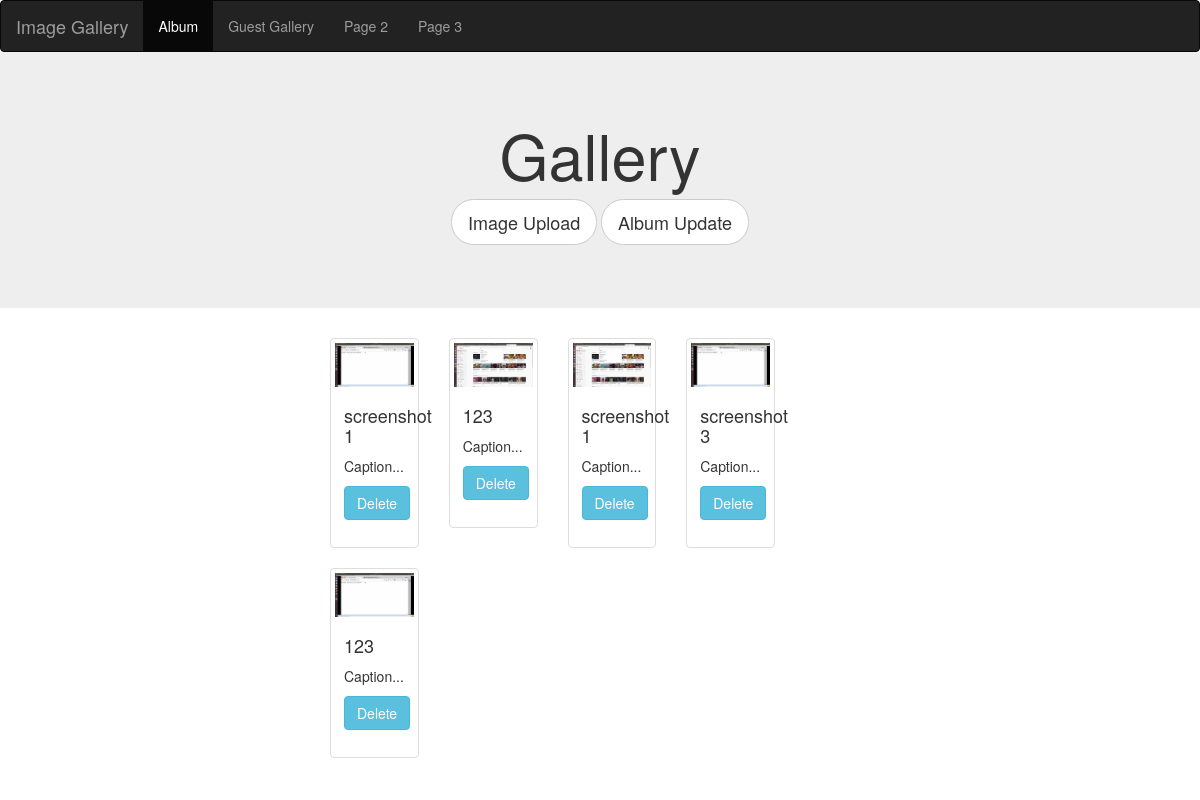
Page /gallery.php?album_id=59 (signed in) on the committed database.
### tables this page shows
CREATE TABLE `images` (
  `id` int(11) NOT NULL AUTO_INCREMENT,
  `caption` varchar(200) NOT NULL,
  `size` int(11) NOT NULL,
  `ext` varchar(100) DEFAULT NULL,
  `mime` varchar(100) DEFAULT NULL,
  `original_name` varchar(100) DEFAULT NULL,
  `user_id` int(11) NOT NULL,
  `album_id` int(11) NOT NULL,
  `image_name` varchar(255) NOT NULL,
  `created_at` datetime NOT NULL,
  `updated_at` datetime NOT NULL,
  `deleted_at` datetime DEFAULT NULL,
  `view_status` tinyint(1) NOT NULL,
  PRIMARY KEY (`id`),
  KEY `images_albums_FK` (`album_id`),
  KEY `images_users_FK` (`user_id`),
  CONSTRAINT `images_albums_FK` FOREIGN KEY (`album_id`) REFERENCES `albums` (`id`),
  CONSTRAINT `images_users_FK` FOREIGN KEY (`user_id`) REFERENCES `users` (`id`)
);

### model/view.php (called while the page is built, shortened)
<?php
class view
{
    function display($filename,$details=[],$header='header',$footer='footer'){
        extract($details);
         require_once 'views/'.$filename.'.php';
    }
}
?>

### gallery.php (called while the page is built, shortened)
<?php
require_once "model/view.php";
$data = [];
$object = new Image();
$viewobj = new view();
$albumobj = new Album();
$result = $object->whereClause([
    'user_id'=>$_SESSION['user_id'],
    'album_id'=>$_SESSION['album_id']
]);
$data['images'] = $result;
$album_details=$albumobj->getRecord($_SESSION['album_id']);
$data['album_details'] = $album_details;
$viewobj->display('gallery',$data);
?>

### model/DB.php (called while the page is built, shortened)
<?php
class DB
{
    protected static $connection = NULL;
    protected $_table;
    protected $clause;
    protected $trimmedclause;
    protected function connect()
    {
        try
        {
            if(is_null(self::$connection))
            {
                self::$connection = new PDO('mysql:host='.DB_HOST.';dbname='.DB_NAME,DB_USER,DB_PASS);
                self::$connection->setAttribute(PDO::ATTR_ERRMODE,PDO::ERRMODE_EXCEPTION);
                return self::$connection;
            }
            return self::$connection;
        }
        catch(PDOExeption $e)
        {
            die();
        }
    }
    public function setTable(string $name)
    {
        $this->_table = $name;
    }
    public function getTable() :string
    {
        return $this->_table;
    }
    public function whereClause(array $args)
    {   $row = [];
    $sql ="SELECT * FROM {$this->getTable()} ";
    $sql .='WHERE ';
    $sql .=$this->trimmedclause;
    $stmt = self::$connection->prepare($sql);
    foreach($args as $key => $value)
    {
        $stmt->bindValue(":$key", $value);
    }
    $stmt->execute();
    $row = $stmt->fetchAll(PDO::FETCH_ASSOC);
    return $row;
    }
   public function arrayToClause(array $args)
   {
    foreach($args as $key => $value )
    {
      $this->clause .= "$key =:$key AND ";
    }
    $this->trimmedclause = rtrim($this->clause,"AND ");
   }
}
?>

### views/gallery.php (the view, shortened to what this page needs)
<?php
$location = 'images/thumbnail/thumb_';
?>
<nav class="navbar navbar-inverse">
  <div class="container-fluid">
    <div class="navbar-header">
      <a class="navbar-brand" href="#">Image Gallery</a>
    </div>
    <ul class="nav navbar-nav">
      <li class="active"><a href="profile.php">Album</a></li>
      <li><a href="GuestGallery.php">Guest Gallery</a></li>
      <li><a href="#">Page 2</a></li>
      <li><a href="#">Page 3</a></li>
    </ul>
  </div>
</nav>
  <section class="jumbotron text-center">
        <div class="container">
          <h1 class="jumbotron-heading">Gallery</h1>
          <button type="button" class="btn btn-default btn-round-lg btn-lg" data-toggle="modal" data-target="#ImageUpload">Image Upload</button>
          <button type="button" class="btn btn-default btn-round-lg btn-lg" data-toggle="modal" data-target="#AlbumUpdate">Album Update</button>
        </div>
      </section>
<div class="col-md-6 col-md-offset-3">
<div class="col-xs-12 col-sm-10">
<div class="row">
    <?php
        if(isset($images))
        {
            if(!empty($images))
            {
                foreach($images as $image)
                {
                    if($image['deleted_at']==NULL)
                    {?>
                        <div class="col-xs-18 col-sm-6 col-md-3">
                                <div class="thumbnail" >
                                    <form action="<?=$_SERVER['PHP_SELF']?>" method="post">
                                        <img src="<?=$location.$image['image_name']?>"class="img-responsive" alt="card-img-top">
                                            <div class="caption">
                                                <h4><?=$image['caption']?></h4>
                                                <p>Caption...</p>
                                                <button type="submit" class="btn btn-info" name="delete-image">Delete</button>
                                        </div>
                                    </form>
                                </div>
                        </div>
    <?php
                    }
                }
    ?>
</div>
</div>
<?php
}
}
?>
</div>

### views/gallery.php (style rules this page uses)
.btn-round-lg { border-radius: 22.5px; }
.navbar { margin-bottom: 0px; }

### rows in the picture
images: image_name (picture), caption "screenshot 1"
images: image_name (picture), caption "123"
images: image_name (picture), caption "screenshot 1"
images: image_name (picture), caption "screenshot 3"
images: image_name (picture), caption "123"
